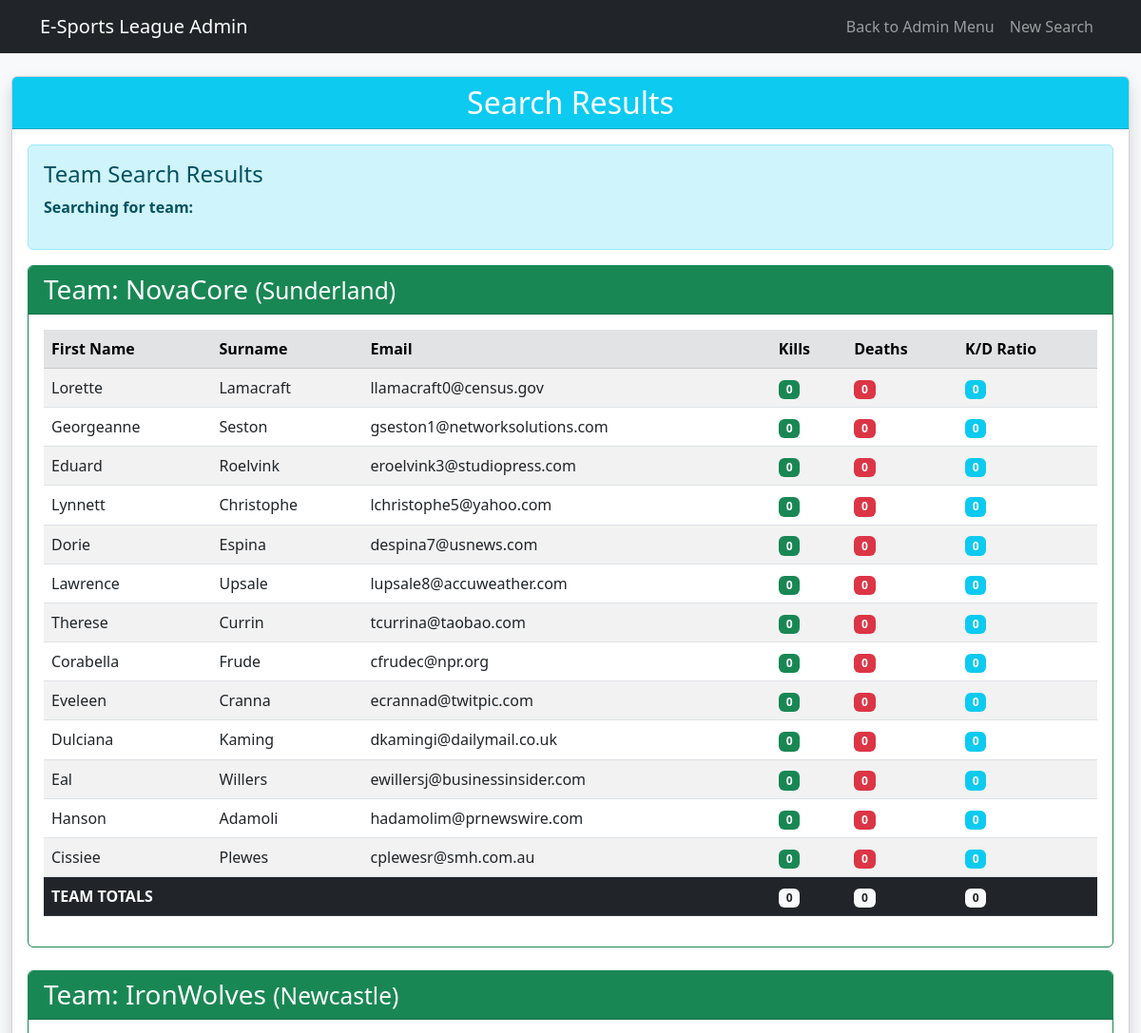
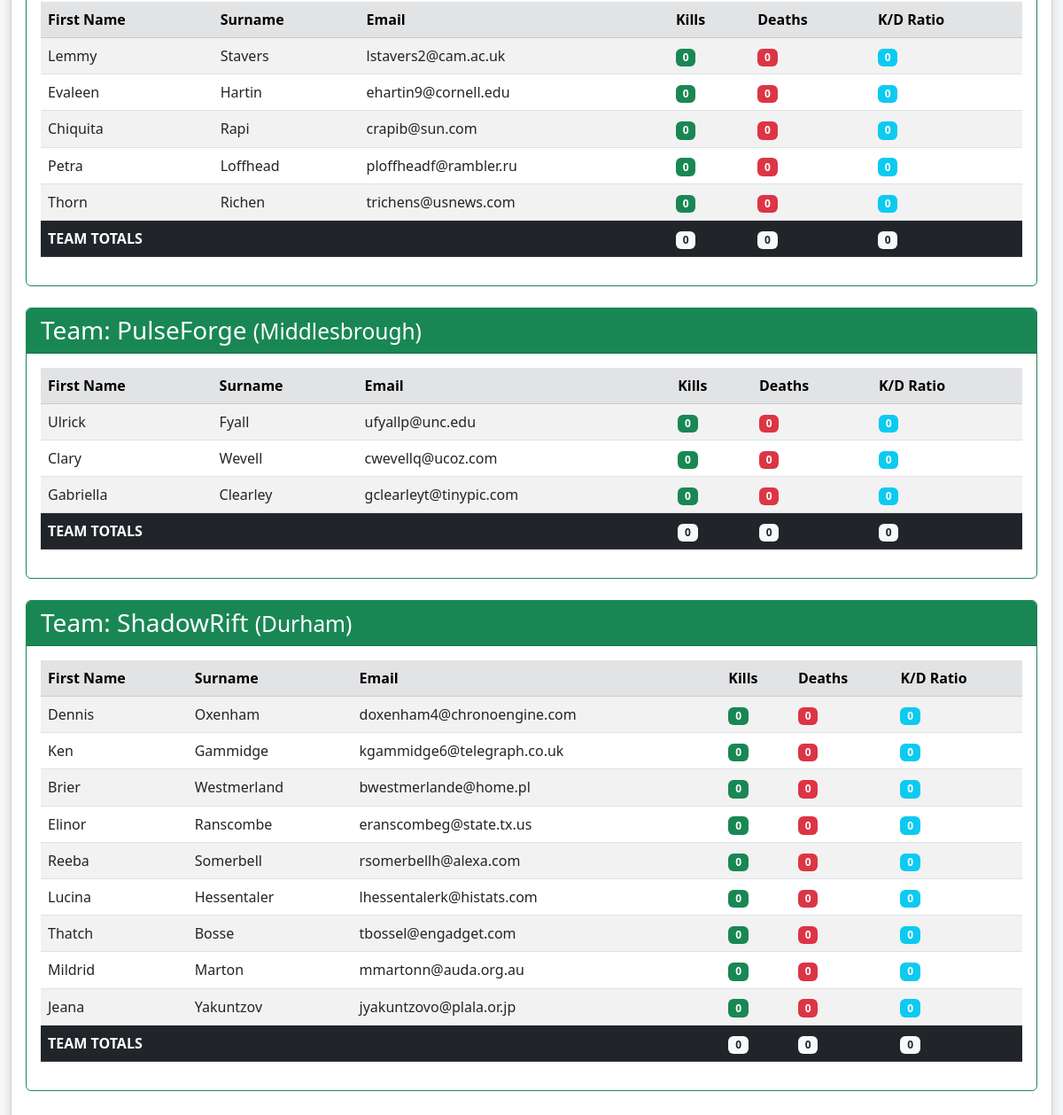
Page /esports/search_result.php (signed in) on the committed database (2 pictures, top to bottom).
### tables this page shows
CREATE TABLE `team` (
  `id` int(11) NOT NULL,
  `name` varchar(100) NOT NULL,
  `location` varchar(100) NOT NULL
);

CREATE TABLE `participant` (
  `id` int(255) NOT NULL,
  `firstname` varchar(50) NOT NULL,
  `surname` varchar(50) NOT NULL,
  `email` varchar(100) NOT NULL,
  `kills` float DEFAULT NULL,
  `deaths` float DEFAULT NULL,
  `team_id` int(11) DEFAULT NULL
);

### esports/search_result.php (the view, shortened to what this page needs)
<!DOCTYPE html>
<html lang="en">
<head>
    <link href="https://cdn.jsdelivr.net/npm/bootstrap@5.3.0/dist/css/bootstrap.min.css" rel="stylesheet">
</head>
<body class="bg-light">
    <nav class="navbar navbar-expand-lg navbar-dark bg-dark">
        <div class="container">
            <span class="navbar-brand">E-Sports League Admin</span>
            <div class="navbar-nav ms-auto">
                <a class="nav-link" href="admin_menu.php">Back to Admin Menu</a>
                <a class="nav-link" href="search_form.php">New Search</a>
            </div>
        </div>
    </nav>
    <div class="container-fluid mt-4">
        <div class="card shadow">
            <div class="card-header bg-info text-white text-center">
                <h2 class="card-title mb-0">Search Results</h2>
            </div>
            <div class="card-body">
                <?php
                include 'dbconnect.php';
                try {
                    $conn = new PDO("mysql:host=$servername;dbname=$database", $username, $password);
                    $conn->setAttribute(PDO::ATTR_ERRMODE, PDO::ERRMODE_EXCEPTION);
                    if (isset($_POST['participant']) && $_POST['participant'] == "1") {
                        $search_term = $_POST['firstname_surname'];
                        echo "<div class='alert alert-info'>";
                        echo "<h4>Participant Search Results</h4>";
                        echo "<p><strong>Searching for:</strong> " . htmlspecialchars($search_term) . "</p>";
                        echo "</div>";
                        $stmt = $conn->prepare("SELECT p.*, t.name as team_name, t.location as team_location
                                               FROM participant p
                                               LEFT JOIN team t ON p.team_id = t.id
                                               WHERE p.firstname LIKE :search OR p.surname LIKE :search");
                        $search_param = '%' . $search_term . '%';
                        $stmt->bindParam(':search', $search_param);
                        $stmt->execute();
                        $results = $stmt->fetchAll(PDO::FETCH_ASSOC);
                        if (count($results) > 0) {
                            echo "<div class='table-responsive'>";
                            echo "<table class='table table-striped table-hover'>";
                            echo "<thead class='table-dark'>";
                            echo "<tr><th>ID</th><th>First Name</th><th>Surname</th><th>Email</th><th>Kills</th><th>Deaths</th><th>K/D Ratio</th><th>Team</th><th>Location</th></tr>";
                            echo "</thead>";
                            echo "<tbody>";
                            foreach ($results as $row) {
                                $kd_ratio = ($row['deaths'] > 0) ? round($row['kills'] / $row['deaths'], 2) : $row['kills'];
                                echo "<tr>";
                                echo "<td>" . $row['id'] . "</td>";
                                echo "<td>" . htmlspecialchars($row['firstname']) . "</td>";
                                echo "<td>" . htmlspecialchars($row['surname']) . "</td>";
                                echo "<td>" . htmlspecialchars($row['email']) . "</td>";
                                echo "<td><span class='badge bg-success'>" . $row['kills'] . "</span></td>";
                                echo "<td><span class='badge bg-danger'>" . $row['deaths'] . "</span></td>";
                                echo "<td><span class='badge bg-info'>" . $kd_ratio . "</span></td>";
                                echo "<td>" . htmlspecialchars($row['team_name']) . "</td>";
                                echo "<td>" . htmlspecialchars($row['team_location']) . "</td>";
                                echo "</tr>";
                            }
                            echo "</tbody>";
                            echo "</table>";
                            echo "</div>";
                        } else {
                            echo "<div class='alert alert-warning'>";
                            echo "<h4>No Results Found</h4>";
                            echo "<p>No participants found matching your search criteria.</p>";
                            echo "</div>";
                        }
                    }
                    else {
                        $team_search = $_POST['team'];
                        echo "<div class='alert alert-info'>";
                        echo "<h4>Team Search Results</h4>";
                        echo "<p><strong>Searching for team:</strong> " . htmlspecialchars($team_search) . "</p>";
                        echo "</div>";
                        $stmt = $conn->prepare("SELECT * FROM team WHERE name LIKE :search");
                        $search_param = '%' . $team_search . '%';
                        $stmt->bindParam(':search', $search_param);
                        $stmt->execute();
                        $teams = $stmt->fetchAll(PDO::FETCH_ASSOC);
                        if (count($teams) > 0) {
                            foreach ($teams as $team) {
                                echo "<div class='card mb-4 border-success'>";
                                echo "<div class='card-header bg-success text-white'>";
                                echo "<h3 class='mb-0'>Team: " . htmlspecialchars($team['name']) . " <small>(" . htmlspecialchars($team['location']) . ")</small></h3>";
                                echo "</div>";
                                echo "<div class='card-body'>";
                                $member_stmt = $conn->prepare("SELECT * FROM participant WHERE team_id = :team_id");
                                $member_stmt->bindParam(':team_id', $team['id']);
                                $member_stmt->execute();
                                $members = $member_stmt->fetchAll(PDO::FETCH_ASSOC);
                                if (count($members) > 0) {
                                    $total_kills = 0;
                                    $total_deaths = 0;
                                    echo "<div class='table-responsive'>";
                                    echo "<table class='table table-striped'>";
                                    echo "<thead class='table-secondary'>";
                                    echo "<tr><th>First Name</th><th>Surname</th><th>Email</th><th>Kills</th><th>Deaths</th><th>K/D Ratio</th></tr>";
                                    echo "</thead>";
                                    echo "<tbody>";
                                    foreach ($members as $member) {
                                        $kd_ratio = ($member['deaths'] > 0) ? round($member['kills'] / $member['deaths'], 2) : $member['kills'];
                                        $total_kills += $member['kills'];
                                        $total_deaths += $member['deaths'];
                                        echo "<tr>";
                                        echo "<td>" . htmlspecialchars($member['firstname']) . "</td>";
                                        echo "<td>" . htmlspecialchars($member['surname']) . "</td>";
                                        echo "<td>" . htmlspecialchars($member['email']) . "</td>";
                                        echo "<td><span class='badge bg-success'>" . $member['kills'] . "</span></td>";
                                        echo "<td><span class='badge bg-danger'>" . $member['deaths'] . "</span></td>";
                                        echo "<td><span class='badge bg-info'>" . $kd_ratio . "</span></td>";
                                        echo "</tr>";
                                    }
                                    $team_kd_ratio = ($total_deaths > 0) ? round($total_kills / $total_deaths, 2) : $total_kills;
                                    echo "</tbody>";
                                    echo "<tfoot class='table-dark'>";
                                    echo "<tr>";
                                    echo "<td colspan='3'><strong>TEAM TOTALS</strong></td>";
                                    echo "<td><span class='badge bg-light text-dark'>" . $total_kills . "</span></td>";
                                    echo "<td><span class='badge bg-light text-dark'>" . $total_deaths . "</span></td>";
                                    echo "<td><span class='badge bg-light text-dark'>" . $team_kd_ratio . "</span></td>";
                                    echo "</tr>";
                                    echo "</tfoot>";
                                    echo "</table>";
                                    echo "</div>";
                                } else {
                                    echo "<div class='alert alert-warning'>";
                                    echo "<p>No members found for this team.</p>";
                                    echo "</div>";
                                }
                                echo "</div>";
                                echo "</div>";
                            }
                        } else {
                            echo "<div class='alert alert-warning'>";
                            echo "<h4>No Results Found</h4>";
                            echo "<p>No teams found matching your search criteria.</p>";
                            echo "</div>";
                        }
                    }
                }
                catch(PDOException $e) {
                    echo "<div class='alert alert-danger'>";
                    echo "<h4>Database Error</h4>";
                    echo "<p>There was an error connecting to the database.</p>";
                    echo "</div>";
                }
                ?>
            </div>
        </div>
    </div>
</body>
</html>

### rows in the picture
team: name "NovaCore", location "Sunderland", total_kills "0", total_deaths "0", team_kd_ratio "0"
participant: firstname "Lorette", surname "Lamacraft", email "llamacraft0@census.gov", kills "0", deaths "0"
participant: firstname "Georgeanne", surname "Seston", email "gseston1@networksolutions.com", kills "0", deaths "0"
participant: firstname "Eduard", surname "Roelvink", email "eroelvink3@studiopress.com", kills "0", deaths "0"
participant: firstname "Lynnett", surname "Christophe", email "lchristophe5@yahoo.com", kills "0", deaths "0"
participant: firstname "Dorie", surname "Espina", email "despina7@usnews.com", kills "0", deaths "0"
participant: firstname "Lawrence", surname "Upsale", email "lupsale8@accuweather.com", kills "0", deaths "0"
participant: firstname "Therese", surname "Currin", email "tcurrina@taobao.com", kills "0", deaths "0"
participant: firstname "Corabella", surname "Frude", email "cfrudec@npr.org", kills "0", deaths "0"
participant: firstname "Eveleen", surname "Cranna", email "ecrannad@twitpic.com", kills "0", deaths "0"
participant: firstname "Dulciana", surname "Kaming", email "dkamingi@dailymail.co.uk", kills "0", deaths "0"
participant: firstname "Eal", surname "Willers", email "ewillersj@businessinsider.com", kills "0", deaths "0"
participant: firstname "Hanson", surname "Adamoli", email "hadamolim@prnewswire.com", kills "0", deaths "0"
participant: firstname "Cissiee", surname "Plewes", email "cplewesr@smh.com.au", kills "0", deaths "0"
team: name "IronWolves", location "Newcastle", total_kills "0", total_deaths "0", team_kd_ratio "0"
participant: firstname "Lemmy", surname "Stavers", email "lstavers2@cam.ac.uk", kills "0", deaths "0"
participant: firstname "Evaleen", surname "Hartin", email "ehartin9@cornell.edu", kills "0", deaths "0"
participant: firstname "Chiquita", surname "Rapi", email "crapib@sun.com", kills "0", deaths "0"
participant: firstname "Petra", surname "Loffhead", email "ploffheadf@rambler.ru", kills "0", deaths "0"
participant: firstname "Thorn", surname "Richen", email "trichens@usnews.com", kills "0", deaths "0"
team: name "PulseForge", location "Middlesbrough", total_kills "0", total_deaths "0", team_kd_ratio "0"
participant: firstname "Ulrick", surname "Fyall", email "ufyallp@unc.edu", kills "0", deaths "0"
participant: firstname "Clary", surname "Wevell", email "cwevellq@ucoz.com", kills "0", deaths "0"
participant: firstname "Gabriella", surname "Clearley", email "gclearleyt@tinypic.com", kills "0", deaths "0"
team: name "ShadowRift", location "Durham", total_kills "0", total_deaths "0", team_kd_ratio "0"
participant: firstname "Dennis", surname "Oxenham", email "doxenham4@chronoengine.com", kills "0", deaths "0"
participant: firstname "Ken", surname "Gammidge", email "kgammidge6@telegraph.co.uk", kills "0", deaths "0"
participant: firstname "Brier", surname "Westmerland", email "bwestmerlande@home.pl", kills "0", deaths "0"
participant: firstname "Elinor", surname "Ranscombe", email "eranscombeg@state.tx.us", kills "0", deaths "0"
participant: firstname "Reeba", surname "Somerbell", email "rsomerbellh@alexa.com", kills "0", deaths "0"
participant: firstname "Lucina", surname "Hessentaler", email "lhessentalerk@histats.com", kills "0", deaths "0"
participant: firstname "Thatch", surname "Bosse", email "tbossel@engadget.com", kills "0", deaths "0"
participant: firstname "Mildrid", surname "Marton", email "mmartonn@auda.org.au", kills "0", deaths "0"
participant: firstname "Jeana", surname "Yakuntzov", email "jyakuntzovo@plala.or.jp", kills "0", deaths "0"
